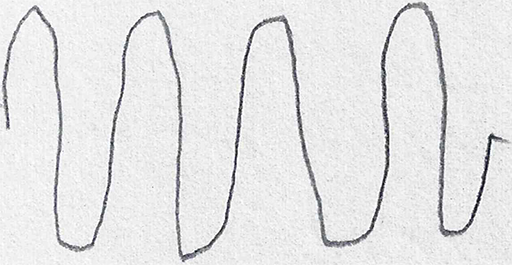
#> input picture dataset/training/healthy/V01HO02.png, 512 x 265 px; its folder holds only this picture in this run
$ jupyter execute --allow-errors parkinsons.ipynb
#> lines starting #> are read from the running program, lines starting #| are printed output that depends on the picture
[cell 1]
# Importing the Necessary Libraries
from sklearn.ensemble import RandomForestClassifier
from sklearn.preprocessing import LabelEncoder
from sklearn.metrics import confusion_matrix
from skimage import feature
from imutils import build_montages
from imutils import paths
import numpy as np
import cv2
import os
import pickle

[cell 2]
def quantify_image(img):

    '''
    Function to compute the histogram of oriented gradients feature vector of the given input img

    Parameters: img - Image file

    Output: Returns feature vector
    '''

    features = feature.hog(
                            image=img,
                            orientations=9,
                            pixels_per_cell=(10,10),
                            cells_per_block=(2,2),
                            transform_sqrt=True,
                            block_norm="L1")

    return features

[cell 3]
def load_split(path):

    '''

    Takes the list of images from the input directory and then initialize the the images with the labels (i.e) Labelling Image.
    Here before labelling the image is preprocessed with the following steps: Grayscaling, Resizing, Thresholding and finally the image after is thresholded it is quantified to obtain the histogram of gradient features

    Parameters: path - Image Directory Source path

    Returns:
    A tuple containing two numpy arrays:
    data - an array of hog features computed on images
    labels - an array of image labels

    '''
#> called with path = 'dataset\\training'

    imagePaths = list(paths.list_images(path))
    data = []
    labels = []
    for imagePath in imagePaths:
        label = imagePath.split(os.path.sep)[-2]
        image = cv2.imread(imagePath)
#> image is the input picture: shape (265, 512, 3); mean B, G, R 229.4, 229, 229
        image = cv2.cvtColor(image, cv2.COLOR_BGR2GRAY)
#> image: shape (265, 512)
        image = cv2.resize(image, (200, 200))
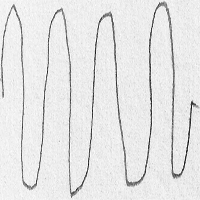
#> image: shape (200, 200); min 11, max 255, mean 228.9
        image = cv2.threshold (image, 0, 255, cv2.THRESH_BINARY_INV | cv2.THRESH_OTSU) [1]
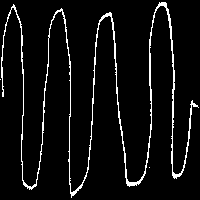
#> image: shape (200, 200); 5.8% white in thin lines or dots
        features = quantify_image(image)
#> in quantify_image, `features = feature.hog( image=img, orientations=9, pixels_per_cell=(10..`: features = 12996 values, max 1 at index 10116, min 0 at index 0, mean 0.0239
        data.append(features)
        labels.append(label)
#> pass 2 of the loop in load_split, `for imagePath in imagePaths:`:
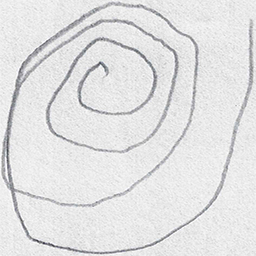
#> input picture dataset/training/parkinson/V01PE03.png, 256 x 256 px
#> in load_split, image is the input picture: shape (256, 256, 3); mean B, G, R 226.6, 226, 226.1
#> in load_split, `image = cv2.resize(image, (200, 200))`:
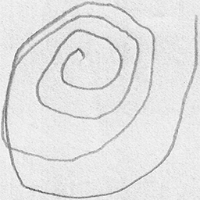
#> image: shape (200, 200); min 76, max 254, mean 226
#> in load_split, `image = cv2.threshold (image, 0, 255, cv2.THRESH_BINARY_INV | cv2.THRE..`:
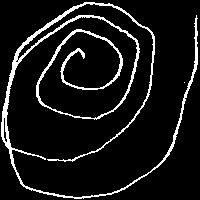
#> image: shape (200, 200); 9% white in thin lines or dots
#> in load_split, `features = quantify_image(image)`: features = 12996 values, max 1 at index 11522, min 0 at index 0, mean 0.0216

    return (np.array(data), np.array(labels))

[cell 4]
# Loading Training and Testing data
trainingPath = r"dataset\training"
testingPath = r"dataset\testing"
# loading the training and testing data
print("[INFO] loading data...")
(X_train, y_train) = load_split(trainingPath)
(X_test, y_test) = load_split(testingPath)
# Encoding the labels
le = LabelEncoder()
print(y_test)
y_train = le.fit_transform(y_train)
#> y_train = [0, 1]
y_test = le.transform(y_test)
print(X_train. shape, y_train.shape)
#| (2, 12996) (2,)
